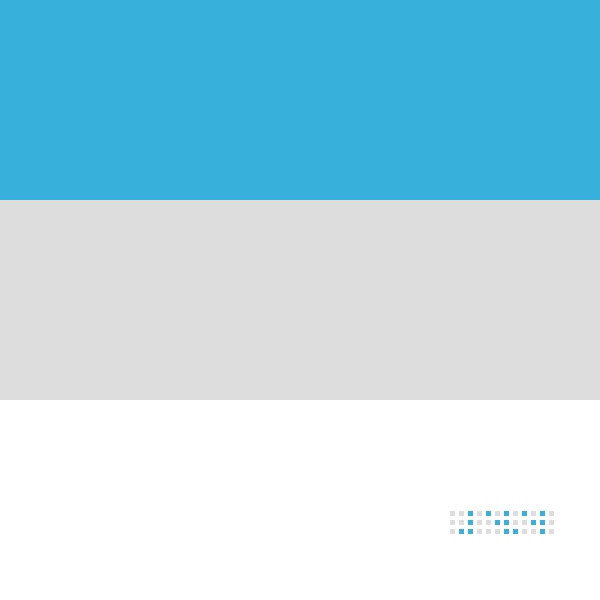
Frame 1 (no input)
Frame 60 (the mouse pressed at the canvas centre just before this capture): identical to frame 1, image omitted
Frame 120 (the mouse held since frame 60 and released just before this capture): identical to frame 1, image omitted

The Processing sketch that drew this single still picture (run headless with seeded random() and noise(); from frame 60 on, the mouse is pressed at the canvas centre):

// Processing sketch: Davidsketch_240214albumCover4
// ── Davidsketch_240214albumCover4.pde
//inspired by album cover level by disasterpeace https://disasterpeace.bandcamp.com/album/level

//code runs at start
void setup() {
  //set size to 600 600
  size(600, 600);
  //put no stroke
  noStroke();
}
//code runs every frame
void draw() {
  //set background to white
  background(255);
  //make blue rectangle
  fill(#37b0db);
  rect(0, 0, 600, 200);
  //make grey rectangle
  fill(221);
  rect(0, 200, 600, 200);

//make row of squares and make certain squares in the row blue
  for (int i = 0; i<12; i++) {
    fill(221);
    if (i==2) {
      fill(#37b0db);
    }
    if (i==4) {
      fill(#37b0db);
    }
    if (i==6) {
      fill(#37b0db);
    }
    if (i==8) {
      fill(#37b0db);
    }
    if (i==10) {
      fill(#37b0db);
    }
    square(450 + i*9, 511, 5);
  }
  //make another row of squares shifted down vertically and make certain squares in the row blue

  for (int i = 0; i<12; i++) {
    fill(221);
    if (i==2) {
      fill(#37b0db);
    }
    if (i==5) {
      fill(#37b0db);
    }
    if (i==6) {
      fill(#37b0db);
    }
    if (i==9) {
      fill(#37b0db);
    }
    if (i==10) {
      fill(#37b0db);
    }
    square(450 + i*9, 520, 5);
  }
    //make another row of squares shifted down vertically and make certain squares in the row blue

  for (int i = 0; i<12; i++) {
    fill(221);
    if (i==2) {
      fill(#37b0db);
    }
    if (i==1) {
      fill(#37b0db);
    }
    if (i==6) {
      fill(#37b0db);
    }
    if (i==7) {
      fill(#37b0db);
    }
    if (i==10) {
      fill(#37b0db);
    }
    square(450 + i*9, 529, 5);
  }
}

//code runs when mouse is pressed
void mousePressed(){
 save(this+".png"); 
}
